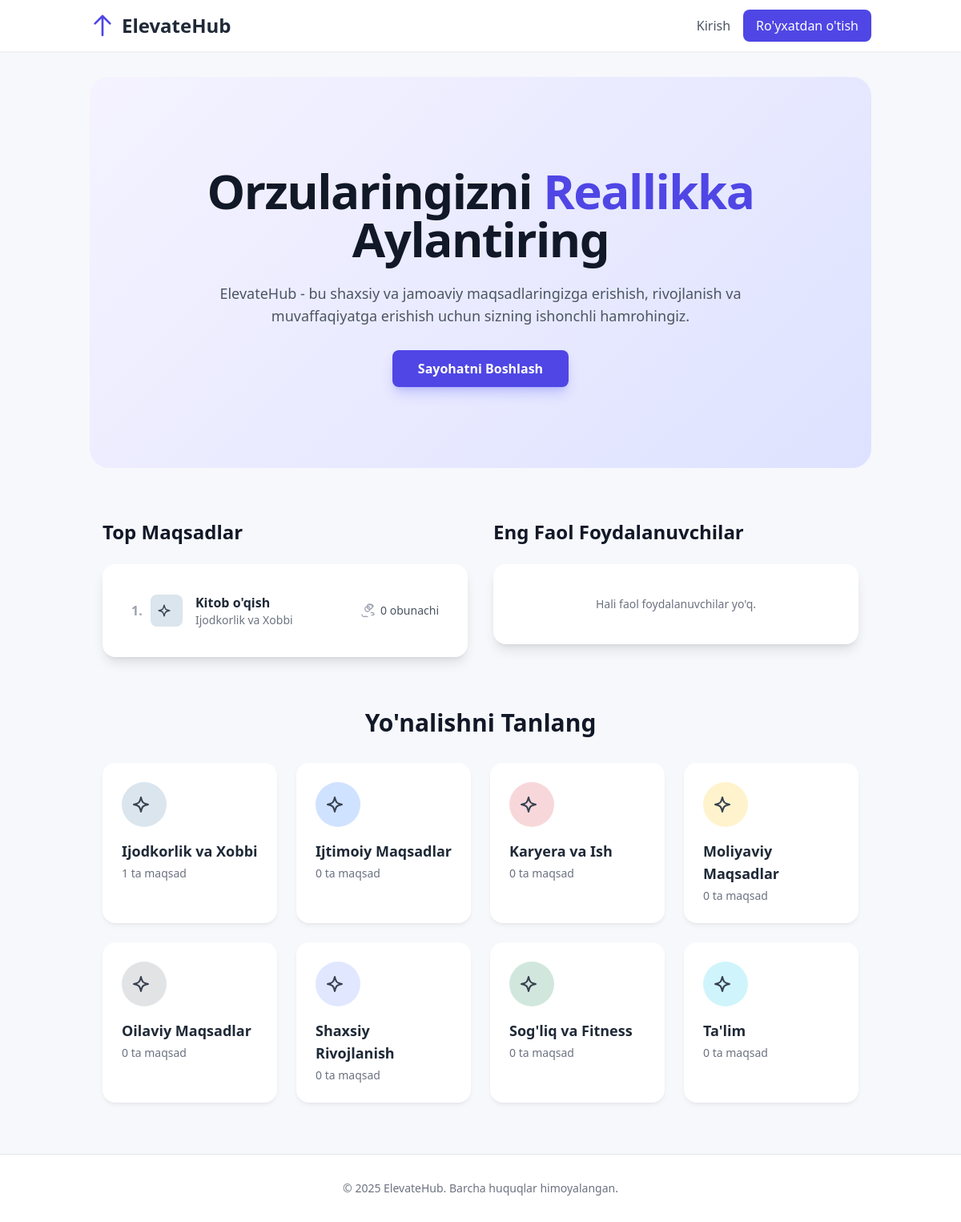
The app's page /, older data.
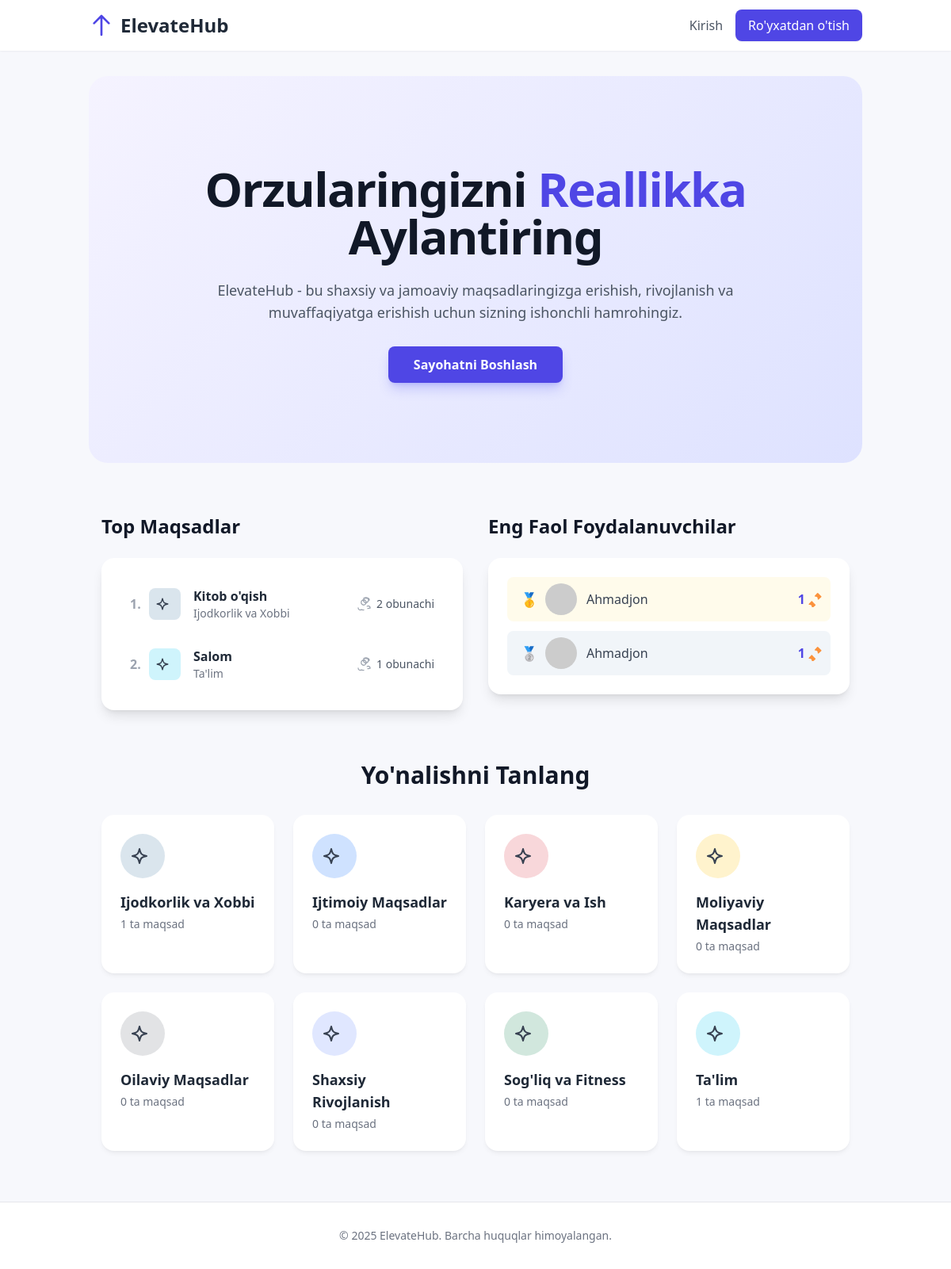
The same page, newer data.
### users/models.py (models this page shows, shortened)
class Goal(models.Model):
    VISIBILITY_CHOICES = [("public", "Ommaviy"), ("private", "Shaxsiy")]
    DURATION_CHOICES = [(7, "7 kun"), (14, "14 kun"), (21, "21 kun"), (28, "28 kun")]
    title = models.CharField(max_length=200, verbose_name="Maqsad Nomi")
    description = models.TextField(verbose_name="Izoh")
    category = models.ForeignKey(
        GoalCategory,
        on_delete=models.SET_NULL,
        null=True,
        related_name="goals",
        verbose_name="Yo'nalishi",
    )
    sub_category = models.ForeignKey(
        SubCategory,
        on_delete=models.SET_NULL,
        null=True,
        blank=True,
        verbose_name="Ichki Yo'nalish",
    )
    duration = models.IntegerField(choices=DURATION_CHOICES, verbose_name="Davomiyligi")
    visibility = models.CharField(
        max_length=10,
        choices=VISIBILITY_CHOICES,
        default="public",
        verbose_name="Ko'rinishi",
    )
    phone_number = models.CharField(
        max_length=20, blank=True, verbose_name="Telefon Raqam"
    )
    telegram_username = models.CharField(
        max_length=100, blank=True, verbose_name="Telegram User"
    )
    created_by = models.ForeignKey(
        settings.AUTH_USER_MODEL, on_delete=models.CASCADE, related_name="created_goals"
    )
    created_at = models.DateTimeField(auto_now_add=True)
    subscribers = models.ManyToManyField(
        settings.AUTH_USER_MODEL, related_name="subscribed_goals", blank=True
    )
    def get_absolute_url(self):
        return reverse("goal_detail", kwargs={"pk": self.pk})

class GoalCategory(models.Model):
    name = models.CharField(max_length=100, unique=True, verbose_name="Nomi")
    slug = models.SlugField(max_length=120, unique=True, blank=True)
    color = models.CharField(max_length=20, default="#e0e7ff", verbose_name="Rangi")
    icon = models.CharField(max_length=50, blank=True, null=True, verbose_name="Ikona")
    class Meta:
        verbose_name = "Maqsad Yo'nalishi"
        verbose_name_plural = "Maqsad Yo'nalishlari"
        ordering = ["name"]
    def get_absolute_url(self):
        return reverse("category_detail", kwargs={"slug": self.slug})

class GoalStreak(models.Model):
    user = models.ForeignKey(
        settings.AUTH_USER_MODEL, on_delete=models.CASCADE, related_name="streaks"
    )
    goal = models.ForeignKey(Goal, on_delete=models.CASCADE, related_name="streaks")
    date = models.DateField(default=timezone.now)
    streak_count = models.IntegerField(default=1)
    class Meta:
        unique_together = ("user", "goal", "date")
        ordering = ["-date"]
    def __str__(self):
        return f"{self.user.username}'s streak for '{self.goal.title}' on {self.date}"

class CustomUser(AbstractUser):
    email = models.EmailField(unique=True, blank=False, null=False)
    class Meta:
        verbose_name = "User"
        verbose_name_plural = "Users"

### users/views.py (the view, shortened to what this page needs)
# urls.py: path("", views.HomeView.as_view(), name="home"),
class HomeView(ListView):
    model = GoalCategory
    template_name = "index.html"
    context_object_name = "categories"
    def get_context_data(self, **kwargs):
        context = super().get_context_data(**kwargs)
        categories_with_count = GoalCategory.objects.annotate(
            goal_count=Count("goals", filter=Q(goals__visibility="public"))
        )
        context["categories"] = categories_with_count
        context["top_goals"] = (
            Goal.objects.filter(visibility="public")
            .annotate(num_subscribers=Count("subscribers"))
            .order_by("-num_subscribers")[:5]
        )
        all_streaks = GoalStreak.objects.order_by("user", "-streak_count")
        top_streaks_map = {}
        for streak in all_streaks:
            if streak.user_id not in top_streaks_map:
                top_streaks_map[streak.user_id] = streak
        context["top_streakers"] = sorted(
            top_streaks_map.values(), key=lambda x: x.streak_count, reverse=True
        )[:5]
        print("Top Streakers:", context["top_streakers"])
        return context

### templates/index.html (shortened to what the changed rows need)
{% extends 'base.html' %}
{% load static %}
{% block content %}
  {% if user.is_authenticated %}
    <section class="py-12">
      <div class="container mx-auto px-4">
        <h1 class="text-3xl sm:text-4xl font-extrabold text-gray-900">Xush kelibsiz, {{ user.first_name|default:user.username }}!</h1>
        <p class="mt-2 text-lg text-gray-600">Keling, bugungi maqsadlaringizni ko'rib chiqamiz.</p>
      </div>
    </section>
    <div class="container mx-auto px-4">
      <section class="grid grid-cols-1 lg:grid-cols-3 gap-8 items-start">
        <div class="lg:col-span-2">
          <h2 class="text-2xl font-bold text-gray-900 mb-6">Mening Maqsadlarim</h2>
          <div class="bg-white rounded-2xl shadow-lg p-6">
            <ul class="space-y-2">
              {% for goal in my_personal_goals %}
                <li class="my-goal-item p-3 rounded-lg">
                  <a href="{{ goal.get_absolute_url }}" class="flex items-center justify-between">
                    <div class="flex items-center">
                      <div class="w-10 h-10 rounded-lg flex items-center justify-center mr-4" style="background-color: {{ goal.category.color|default:'#f0f4f8' }};">
                        <svg class="w-6 h-6 text-gray-700" fill="none" viewBox="0 0 24 24" stroke-width="1.5" stroke="currentColor">
                          <path stroke-linecap="round" stroke-linejoin="round" d="M9.813 15.904 9 18.75l-.813-2.846a4.5 4.5 0 0 0-3.09-3.09L2.25 12l2.846-.813a4.5 4.5 0 0 0 3.09-3.09L9 5.25l.813 2.846a4.5 4.5 0 0 0 3.09 3.09L15.75 12l-2.846.813a4.5 4.5 0 0 0-3.09 3.09Z"></path>
                        </svg>
                      </div>
                      <div>
                        <h4 class="font-bold text-gray-800">{{ goal.title }}</h4>
                        <p class="text-sm text-gray-500">{{ goal.category.name }}</p>
                      </div>
                    </div>
                    {% if goal.created_by == user %}
                      <span class="text-xs font-medium bg-indigo-100 text-indigo-700 px-2 py-1 rounded-full">Mening Maqsadim</span>
                    {% else %}
                      <span class="text-xs font-medium bg-blue-100 text-blue-700 px-2 py-1 rounded-full">Obuna</span>
                    {% endif %}
                  </a>
                </li>
              {% empty %}
                <div class="text-center py-8">
                  <p class="text-gray-500">Siz hali hech qanday maqsad yaratmadingiz yoki obuna bo'lmadingiz.</p>
                  <a href="{% url 'goal_create' %}" class="mt-4 inline-block bg-indigo-600 text-white font-semibold px-6 py-2 rounded-lg hover:bg-indigo-700">Birinchi maqsadni qo'shish</a>
                </div>
              {% endfor %}
            </ul>
          </div>
        </div>
        <div class="lg:col-span-1">
            <h2 class="text-2xl font-bold text-gray-900 mb-6">Eng Faol Foydalanuvchilar</h2>
            <div class="bg-white rounded-2xl shadow-lg p-6">
              <ul class="space-y-3">
                {% for streak in top_streakers %}
                  <li class="leaderboard-item flex items-center p-2 rounded-lg {% if forloop.counter == 1 %}
                      bg-amber-50
                    {% elif forloop.counter == 2 %}
                      bg-slate-100
                    {% elif forloop.counter == 3 %}
                      bg-orange-50
                    {% endif %}">
                    <div class="leaderboard-rank">
                      {% if forloop.counter == 1 %}
                        🥇
                      {% elif forloop.counter == 2 %}
                        🥈
                      {% elif forloop.counter == 3 %}
                        🥉
                      {% else %}
                        {{ forloop.counter }}.
                      {% endif %}
                    </div><img class="w-10 h-10 rounded-full mr-3 object-cover" src="https://i.pravatar.cc/150?u={{ streak.user.username }}" alt="{{ streak.user.username }}" /><span class="text-gray-700 font-medium flex-grow">{{ streak.user.first_name|default:streak.user.username }}</span><span class="font-bold text-indigo-600 flex items-center">
                      {{ streak.streak_count }}<svg class="w-5 h-5 ml-1 text-orange-400" fill="currentColor" viewBox="0 0 20 20">
                        <path fill-rule="evenodd" d="M12.254 2.234a.75.75 0 00-1.06-.04l-3 3.25a.75.75 0 00.51 1.296h.586a2.5 2.5 0 012.5 2.5v.586a.75.75 0 001.296.51l3.25-3a.75.75 0 00-.04-1.06l-2.234-2.254zm-7.44 10.292a.75.75 0 00-1.06.04l-3 3.25a.75.75 0 00.51 1.296h.586a2.5 2.5 0 012.5 2.5v.586a.75.75 0 001.296.51l3.25-3a.75.75 0 00-.04-1.06l-2.234-2.254z" clip-rule="evenodd"></path>
                      </svg>
                    </span>
                  </li>
                {% empty %}
                  <p class="text-center text-gray-500 text-sm py-4">Hali faol foydalanuvchilar yo'q.</p>
                {% endfor %}
              </ul>
            </div>
          </div>
      </section>
    </div>
  {% else %}
    <section class="hero-gradient py-20 sm:py-28 rounded-3xl">
      <div class="container mx-auto px-4 text-center">
        <h1 class="text-4xl sm:text-5xl lg:text-6xl font-extrabold text-gray-900 tracking-tight leading-tight">Orzularingizni <span class="text-indigo-600">Reallikka</span> Aylantiring</h1>
      </div>
    </section>
    <div class="container mx-auto px-4 mt-16">
      <section class="grid grid-cols-1 lg:grid-cols-2 gap-8">
        <div>
          <h2 class="text-2xl font-bold text-gray-900 mb-6">Top Maqsadlar</h2><div class="bg-white rounded-2xl shadow-lg p-6">
            <ul class="space-y-2">
              {% for goal in top_goals %}
                <li class="leaderboard-item p-3 rounded-lg">
                  <a href="{{ goal.get_absolute_url }}" class="flex items-center justify-between">
                    <div class="flex items-center">
                      <span class="text-gray-400 font-bold w-6">{{ forloop.counter }}.</span><div class="w-10 h-10 rounded-lg flex items-center justify-center mr-4" style="background-color: {{ goal.category.color|default:'#f0f4f8' }};">
                      </div>
                      <div>
                        <h4 class="font-bold text-gray-800">{{ goal.title }}</h4><p class="text-sm text-gray-500">{{ goal.category.name }}</p>
                      </div>
                    </div>
                    <div class="flex items-center text-sm font-medium text-gray-600">
                      {{ goal.num_subscribers }} obunachi
                    </div>
                  </a>
                </li>
              {% empty %}
                <p class="text-center text-gray-500 py-6">Hozircha mashhur maqsadlar yo'q.</p>
              {% endfor %}
            </ul>
          </div>
        </div>
        <div>
          <h2 class="text-2xl font-bold text-gray-900 mb-6">Eng Faol Foydalanuvchilar</h2><div class="bg-white rounded-2xl shadow-lg p-6">
            <ul class="space-y-3">
              {% for streak in top_streakers %}
                <li class="leaderboard-item flex items-center p-2 rounded-lg {% if forloop.counter == 1 %}
                    bg-amber-50
                  {% elif forloop.counter == 2 %}
                    bg-slate-100
                  {% elif forloop.counter == 3 %}
                    bg-orange-50
                  {% endif %}">
                  <div class="leaderboard-rank">
                    {% if forloop.counter == 1 %}
                      🥇
                    {% elif forloop.counter == 2 %}
                      🥈
                    {% elif forloop.counter == 3 %}
                      🥉
                    {% else %}
                      {{ forloop.counter }}.
                    {% endif %}
                  </div><img class="w-10 h-10 rounded-full mr-3 object-cover" src="https://i.pravatar.cc/150?u={{ streak.user.username }}" alt="{{ streak.user.username }}" /><span class="text-gray-700 font-medium flex-grow">{{ streak.user.first_name|default:streak.user.username }}</span><span class="font-bold text-indigo-600 flex items-center">
                    {{ streak.streak_count }}
                  </span>
                </li>
              {% empty %}
                <p class="text-center text-gray-500 text-sm py-4">Hali faol foydalanuvchilar yo'q.</p>
              {% endfor %}
            </ul>
          </div>
        </div>
      </section>
    </div>
  {% endif %}
  <section class="container mx-auto px-4 mt-16">
    <h2 class="text-3xl font-bold text-gray-900 mb-8 text-center">Yo'nalishni Tanlang</h2>
    <div class="grid grid-cols-1 sm:grid-cols-2 md:grid-cols-3 lg:grid-cols-4 gap-6">
      {% for category in categories %}
        <a href="{{ category.get_absolute_url }}" class="category-card-v2 group block p-6 rounded-2xl text-gray-800 relative overflow-hidden bg-white">
          <div class="relative z-10">
            <div class="w-14 h-14 rounded-full flex items-center justify-center mb-4" style="background-color: {{ category.color|default:'#eff6ff' }};">
            </div>
            <h3 class="font-extrabold text-lg mb-1">{{ category.name }}</h3>
            <p class="text-sm text-gray-500">{{ category.goal_count }} ta maqsad</p>
          </div>
        </a>
      {% endfor %}
    </div>
  </section>
{% endblock %}

Row changes from the older to the newer data that the page shows:
computed for Goal "Kitob o'qish": num_subscribers "0" → "2"
added Goal: title "Salom", category.name "Ta'lim", num_subscribers "1"
added GoalStreak: user.first_name "Ahmadjon", streak_count "1"
added GoalStreak: user.first_name "Ahmadjon", streak_count "1"
computed for GoalCategory "Ta'lim": goal_count "0" → "1"
Text that changed along with them:
text no longer shown: "Hali faol foydalanuvchilar yo'q."
